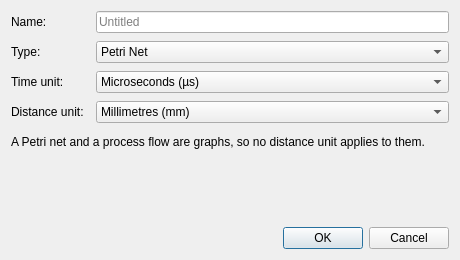
<?xml version="1.0" encoding="UTF-8"?>
<ui version="4.0">
 <class>ModelDialog</class>
 <widget class="QDialog" name="ModelDialog">
  <property name="geometry">
   <rect><x>0</x><y>0</y><width>460</width><height>260</height></rect>
  </property>
  <property name="windowTitle">
   <string>New Model</string>
  </property>
  <property name="modal">
   <bool>true</bool>
  </property>
  <layout class="QVBoxLayout" name="dialog_layout">
   <property name="spacing"><number>12</number></property>
   <item>
    <layout class="QGridLayout" name="fields_layout">
     <property name="horizontalSpacing"><number>12</number></property>
     <property name="verticalSpacing"><number>8</number></property>
       <item row="0" column="0">
        <widget class="QLabel" name="name_label">
         <property name="text">
          <string extracomment="label of the model name field">Name:</string>
         </property>
        </widget>
       </item>
       <item row="0" column="1">
        <widget class="QLineEdit" name="name_edit">
         <property name="placeholderText">
          <string extracomment="shown in the empty model name field">Untitled</string>
         </property>
        </widget>
       </item>
       <item row="1" column="0">
        <widget class="QLabel" name="kind_label">
         <property name="text">
          <string extracomment="label of the model type chooser">Type:</string>
         </property>
        </widget>
       </item>
       <item row="1" column="1">
        <widget class="QComboBox" name="kind_combo">
         <property name="minimumSize">
          <size><width>220</width><height>0</height></size>
         </property>
         <item>
          <property name="text">
           <string extracomment="a kind of model">Petri Net</string>
          </property>
         </item>
         <item>
          <property name="text">
           <string extracomment="a kind of model">Process Flow</string>
          </property>
         </item>
         <item>
          <property name="text">
           <string extracomment="a kind of model">2D Process</string>
          </property>
         </item>
         <item>
          <property name="text">
           <string extracomment="a kind of model">3D Process</string>
          </property>
         </item>
        </widget>
       </item>
       <item row="2" column="0">
        <widget class="QLabel" name="time_label">
         <property name="text">
          <string extracomment="label of the time unit chooser in the model dialog">Time unit:</string>
         </property>
        </widget>
       </item>
       <item row="2" column="1">
        <widget class="QComboBox" name="time_combo">
         <property name="minimumSize">
          <size><width>220</width><height>0</height></size>
         </property>
         <item>
          <property name="text">
           <string extracomment="a unit in the model dialog; the symbol in brackets is not translated">Microseconds (µs)</string>
          </property>
         </item>
         <item>
          <property name="text">
           <string extracomment="a unit in the model dialog; the symbol in brackets is not translated">Milliseconds (ms)</string>
          </property>
         </item>
         <item>
          <property name="text">
           <string extracomment="a unit in the model dialog; the symbol in brackets is not translated">Seconds (s)</string>
          </property>
         </item>
         <item>
          <property name="text">
           <string extracomment="a unit in the model dialog; the symbol in brackets is not translated">Minutes (min)</string>
          </property>
         </item>
         <item>
          <property name="text">
           <string extracomment="a unit in the model dialog; the symbol in brackets is not translated">Hours (h)</string>
          </property>
         </item>
         <item>
          <property name="text">
           <string extracomment="a unit in the model dialog; the symbol in brackets is not translated">Days (d)</string>
          </property>
         </item>
        </widget>
       </item>
       <item row="3" column="0">
        <widget class="QLabel" name="distance_label">
         <property name="text">
          <string extracomment="label of the distance unit chooser in the model dialog">Distance unit:</string>
         </property>
        </widget>
       </item>
       <item row="3" column="1">
        <widget class="QComboBox" name="distance_combo">
         <property name="minimumSize">
          <size><width>220</width><height>0</height></size>
         </property>
         <item>
          <property name="text">
           <string extracomment="a unit in the model dialog; the symbol in brackets is not translated">Millimetres (mm)</string>
          </property>
         </item>
         <item>
          <property name="text">
           <string extracomment="a unit in the model dialog; the symbol in brackets is not translated">Centimetres (cm)</string>
          </property>
         </item>
         <item>
          <property name="text">
           <string extracomment="a unit in the model dialog; the symbol in brackets is not translated">Metres (m)</string>
          </property>
         </item>
         <item>
          <property name="text">
           <string extracomment="a unit in the model dialog; the symbol in brackets is not translated">Decametres (dam)</string>
          </property>
         </item>
         <item>
          <property name="text">
           <string extracomment="a unit in the model dialog; the symbol in brackets is not translated">Kilometres (km)</string>
          </property>
         </item>
        </widget>
       </item>
    </layout>
   </item>
   <item>
    <widget class="QLabel" name="distance_note">
     <property name="placeholder" stdset="0"><bool>true</bool></property>
     <property name="wordWrap"><bool>true</bool></property>
     <property name="text">
      <string extracomment="under a disabled distance chooser">A Petri net and a process flow are graphs, so no distance unit applies to them.</string>
     </property>
    </widget>
   </item>
   <item>
    <widget class="QLabel" name="message_label">
     <property name="error" stdset="0"><bool>true</bool></property>
     <property name="wordWrap"><bool>true</bool></property>
     <property name="text"><string notr="true"/></property>
    </widget>
   </item>
   <item>
    <spacer name="bottom_spacer">
     <property name="orientation"><enum>Qt::Orientation::Vertical</enum></property>
     <property name="sizeHint" stdset="0"><size><width>0</width><height>0</height></size></property>
    </spacer>
   </item>
   <item>
    <widget class="QDialogButtonBox" name="button_box">
     <property name="orientation"><enum>Qt::Orientation::Horizontal</enum></property>
     <property name="standardButtons">
      <set>QDialogButtonBox::StandardButton::Cancel|QDialogButtonBox::StandardButton::Ok</set>
     </property>
    </widget>
   </item>
  </layout>
 </widget>
 <resources/>
 <connections/>
</ui>
